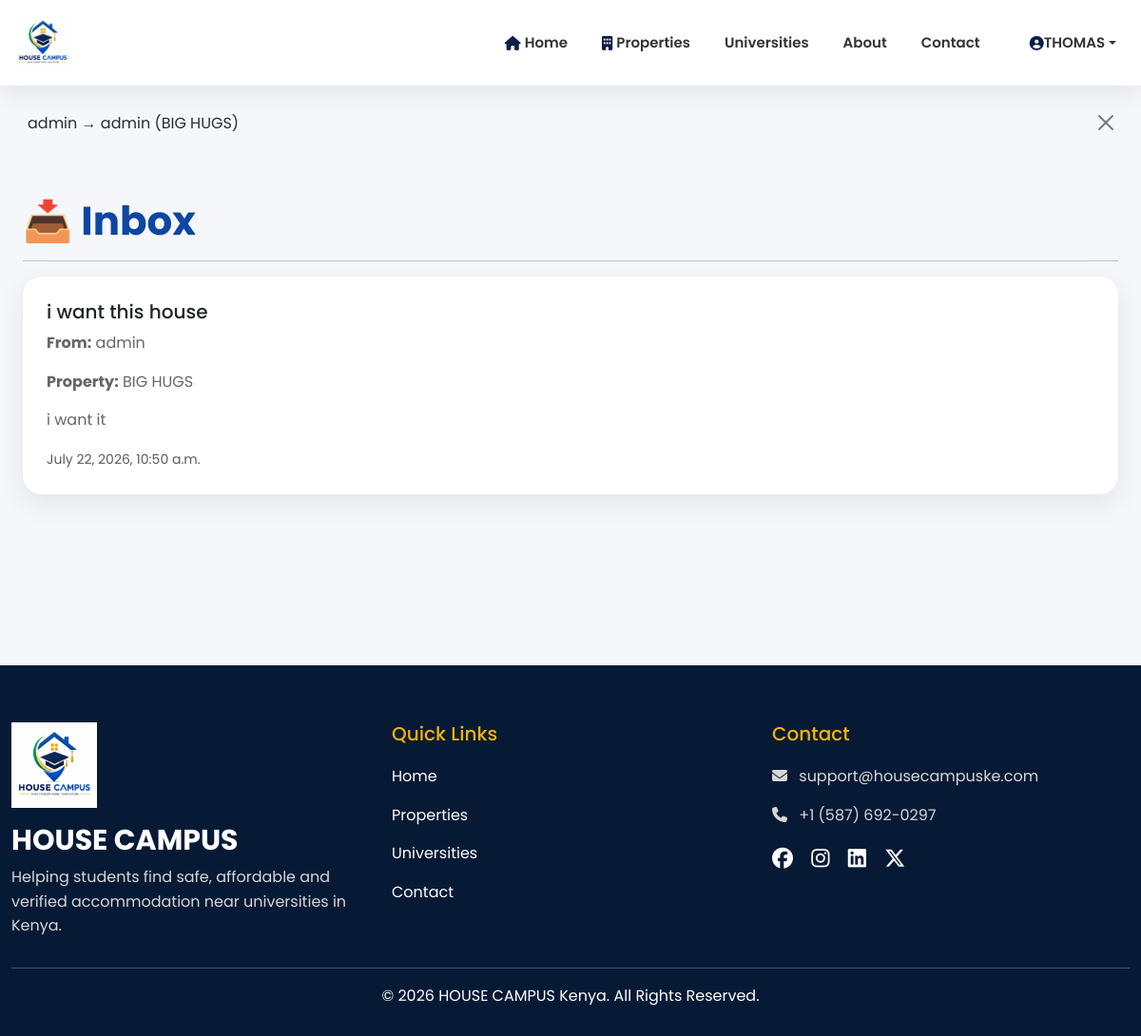
The app's page /messages/inbox/ (signed in) with its own data.
### accounts/models.py (models this page shows)
class User(AbstractUser):
    STUDENT = "student"
    LANDLORD = "landlord"
    ADMIN = "admin"
    ROLE_CHOICES = [
        (STUDENT, "Student"),
        (LANDLORD, "Landlord"),
        (ADMIN, "Admin"),
    ]
    role = models.CharField(
        max_length=20,
        choices=ROLE_CHOICES,
        default=STUDENT
    )
    phone = models.CharField(
        max_length=20,
        blank=True
    )
    whatsapp_number = models.CharField(
        max_length=20,
        blank=True,
        null=True,
        help_text="Example: 254712345678"
    )
    university = models.CharField(
        max_length=150,
        blank=True
    )
    county = models.CharField(
        max_length=100,
        blank=True
    )
    town = models.CharField(
        max_length=100,
        blank=True
    )
    profile_picture = models.ImageField(
        upload_to="profiles/",
        blank=True,
        null=True
    )
    verified = models.BooleanField(default=False)
    def __str__(self):
        return self.username

### messaging/models.py (models this page shows)
class Message(models.Model):
    sender = models.ForeignKey(
        settings.AUTH_USER_MODEL,
        on_delete=models.CASCADE,
        related_name="sent_messages",
    )
    receiver = models.ForeignKey(
        settings.AUTH_USER_MODEL,
        on_delete=models.CASCADE,
        related_name="received_messages",
    )
    property = models.ForeignKey(
        Property,
        on_delete=models.CASCADE,
        related_name="messages",
    )
    subject = models.CharField(max_length=200)
    message = models.TextField()
    is_read = models.BooleanField(default=False)
    created_at = models.DateTimeField(auto_now_add=True)
    class Meta:
        ordering = ["-created_at"]
    def __str__(self):
        return f"{self.sender} → {self.receiver} ({self.property.title})"

### properties/models.py (models this page shows, shortened)
class Property(models.Model):
    HOUSE_TYPES = [
        ("Bedsitter", "Bedsitter"),
        ("Silver House (Mabati)", "Silver House (Mabati)"),
        ("Hostel", "Hostel"),
        ("One Bedroom", "One Bedroom"),
        ("Two Bedroom", "Two Bedroom"),
        ("Shared Room", "Shared Room"),
        ("Self Contained", "Self Contained"),
    ]
    landlord = models.ForeignKey(
        settings.AUTH_USER_MODEL,
        on_delete=models.CASCADE,
        related_name="properties",
        null=True,
        blank=True,
    )
    title = models.CharField(max_length=200)
    house_type = models.CharField(
        max_length=50,
        choices=HOUSE_TYPES,
    )
    university = models.CharField(max_length=150)
    county = models.CharField(max_length=100)
    town = models.CharField(max_length=100)
    price = models.DecimalField(
        max_digits=10,
        decimal_places=2,
    )
    bedrooms = models.PositiveIntegerField(default=1)
    bathrooms = models.PositiveIntegerField(default=1)
    description = models.TextField()
    image = models.ImageField(
        upload_to="properties/",
        blank=True,
        null=True,
    )
    wifi = models.BooleanField(default=False)
    water = models.BooleanField(default=True)
    electricity = models.BooleanField(default=True)
    parking = models.BooleanField(default=False)
    distance_to_university = models.PositiveIntegerField(
        default=5,
        help_text="Distance to the university (minutes)",
    )
    available = models.BooleanField(default=True)
    created_at = models.DateTimeField(auto_now_add=True)
    class Meta:
        ordering = ["-created_at"]

### messaging/views.py (the view)
# urls.py: path("inbox/", views.inbox, name="inbox"),
@login_required
def inbox(request):
    inbox_messages = Message.objects.filter(receiver=request.user)
    return render(request, "messaging/inbox.html", {
        "messages": inbox_messages
    })

### messaging/templates/messaging/inbox.html (shortened to what this page needs)
{% extends "base.html" %}
{% block content %}
<div class="container mt-5">
    <h2>📥 Inbox</h2>
    <hr>
    {% if messages %}
    {% for message in messages %}
    <div class="card mb-3">
        <div class="card-body">
            <h5>{{ message.subject }}</h5>
            <p>
                <strong>From:</strong>
                {{ message.sender.username }}
            </p>
            <p>
                <strong>Property:</strong>
                {{ message.property.title }}
            </p>
            <p>{{ message.message }}</p>
            <small class="text-muted">
                {{ message.created_at }}
            </small>
        </div>
    </div>
    {% endfor %}
    {% else %}
    <div class="alert alert-info">
        No messages yet.
    </div>
    {% endif %}
</div>
{% endblock %}

### templates/base.html (shortened to what this page needs)
{% load static %}
<!DOCTYPE html>
<html lang="en">
<head>
    <link href="https://cdn.jsdelivr.net/npm/bootstrap@5.3.7/dist/css/bootstrap.min.css"
      rel="stylesheet">
    <link rel="stylesheet"
      href="https://cdnjs.cloudflare.com/ajax/libs/font-awesome/6.7.2/css/all.min.css">
    <link rel="stylesheet" href="{% static 'css/style.css' %}">
</head>
<body>
    <nav class="navbar navbar-expand-lg fixed-top">
        <div class="container">
            <a class="navbar-brand" href="/">
                <img src="{% static 'images/logo.png' %}" alt="HOUSE CAMPUS Logo" class="logo">
            </a>
            <div class="collapse navbar-collapse" id="navbarNav">
                <ul class="navbar-nav ms-auto align-items-center">
                    <li class="nav-item">
                        <a class="nav-link" href="/">
                            <i class="fa fa-home me-1"></i>
                            Home
                        </a>
                    </li>
                    <li class="nav-item">
                        <a class="nav-link" href="{% url 'properties:property_list' %}">
                            <i class="fa fa-building me-1"></i>
                            Properties
                        </a>
                    </li>
                    <li class="nav-item">
                        <a class="nav-link" href="#">
                            Universities
                        </a>
                    </li>
                    <li class="nav-item">
                        <a class="nav-link" href="#">
                            About
                        </a>
                    </li>
                    <li class="nav-item">
                        <a class="nav-link" href="#">
                            Contact
                        </a>
                    </li>
                    {% if user.is_authenticated %}
                    <li class="nav-item dropdown ms-3">
                        <a class="nav-link dropdown-toggle" data-bs-toggle="dropdown">
                            <i class="fa fa-user-circle"></i>
                            {{ user.first_name }}
                        </a>
                    </li>
                    {% endif %}
                </ul>
            </div>
        </div>
    </nav>
    <main>
        <div class="container">
            {% if messages %}
            {% for message in messages %}
            <div class="alert alert-{{ message.tags }} alert-dismissible fade show mt-3">
                {{ message }}
                <button class="btn-close" data-bs-dismiss="alert"></button>
            </div>
            {% endfor %}
            {% endif %}
            {% block content %}
            {% endblock %}
        </div>
    </main>
    <footer>
        <div class="container">
            <div class="row">
                <div class="col-lg-4">
                    <img src="{% static 'images/logo.png' %}" width="90">
                    <h3 class="mt-3">HOUSE CAMPUS</h3>
                    <p>
                        Helping students find safe, affordable and verified accommodation near
                        universities in Kenya.
                    </p>
                </div>
                <div class="col-lg-4">
                    <h5>Quick Links</h5>
                    <p><a href="/">Home</a></p>
                    <p><a href="{% url 'properties:property_list' %}">Properties</a></p>
                    <p><a href="#">Universities</a></p>
                    <p><a href="#">Contact</a></p>
                </div>
                <div class="col-lg-4">
                    <h5>Contact</h5>
                    <p>
                        <i class="fa fa-envelope me-2"></i>
                        support@housecampuske.com
                    </p>
                    <p>
                        <i class="fa fa-phone me-2"></i>
                        +1 (587) 692-0297
                    </p>
                    <div class="social mt-3">
                        <a href="#"><i class="fab fa-facebook"></i></a>
                        <a href="#"><i class="fab fa-instagram"></i></a>
                        <a href="#"><i class="fab fa-linkedin"></i></a>
                        <a href="#"><i class="fab fa-x-twitter"></i></a>
                    </div>
                </div>
            </div>
            <hr>
            <div class="text-center">
                © 2026 HOUSE CAMPUS Kenya. All Rights Reserved.
            </div>
        </div>
    </footer>
</body>
</html>

### static/css/style.css (style rules this page uses)
* { margin: 0; padding: 0; box-sizing: border-box; }
html { scroll-behavior: smooth; }
body { font-family: 'Poppins', sans-serif; background: #F5F7FB; color: #2B2B2B; overflow-x: hidden; line-height: 1.6; }
:root { --primary: #0B1F47; --secondary: #F7B731; --success: #22C55E; --danger: #EF4444; --warning: #F59E0B; --light: #F5F7FB; --white: #FFFFFF; --gray: #6B7280; --border: #E5E7EB; --shadow: 0 10px 30px rgba(0, 0, 0, .08); --radius: 18px; }
a { text-decoration: none; transition: .3s; }
h2 { font-size: 42px; font-weight: 700; color: var(--primary); }
h3 { font-size: 30px; font-weight: 700; }
h5 { font-size: 20px; }
p { color: #666; margin-bottom: 15px; }
.container { max-width: 1250px; }
.card { border: none; border-radius: 20px; overflow: hidden; background: white; box-shadow: var(--shadow); transition: .35s; }
.card-body { padding: 25px; }
img { max-width: 100%; }
.navbar { height: 90px; background: #fff; box-shadow: 0 12px 30px rgba(0, 0, 0, .08); }
.navbar-brand { display: flex; align-items: center; gap: 15px; font-size: 28px; font-weight: 700; color: var(--primary); }
.navbar-brand img { width: 65px; height: 65px; object-fit: contain; }
.navbar-nav { gap: 10px; }
.nav-link { color: #333 !important; font-weight: 600; padding: 10px 18px !important; border-radius: 12px; transition: .3s; }
.logo { width: 170px; margin: auto; display: block; transition: .3s; }
footer { background: #081B3D; color: white; padding: 90px 0 30px; }
footer p { color: #D7D7D7; }
footer a { color: #D7D7D7; transition: .3s; }
.fade { animation: fade .8s ease; }
img { transition: .35s; }
body { font-family: Poppins, sans-serif; background: #f5f7fb; overflow-x: hidden; }
:root { --primary: #0D47A1; --secondary: #1565C0; --gold: #F4B400; --green: #00A651; --light: #ffffff; --dark: #071A35; }
.navbar { background: #ffffff !important; box-shadow: 0 4px 18px rgba(0, 0, 0, 0.08); padding: 10px 0; min-height: 80px; z-index: 1050; }
.navbar .container { display: flex; align-items: center; }
.navbar-brand { display: flex; align-items: center; padding: 0; margin-right: 40px; }
.navbar-brand img { height: 60px; width: auto; object-fit: contain; }
.navbar-collapse { justify-content: flex-end; }
.navbar-nav { display: flex !important; flex-direction: row !important; align-items: center; gap: 8px; }
.navbar-nav .nav-item { display: flex; align-items: center; }
.nav-link { color: #333333 !important; font-weight: 500; font-size: 15px; padding: 10px 14px !important; margin: 0 !important; border-radius: 8px; white-space: nowrap; transition: all 0.3s ease; }
.nav-link i { color: var(--primary); }
main { margin-top: 100px; min-height: 75vh; }
footer { background: var(--dark); color: white; padding: 60px 0 30px; }
footer h5 { color: var(--gold); margin-bottom: 20px; }
footer a { color: white; text-decoration: none; }
.social a { color: white; margin-right: 15px; font-size: 22px; }
.navbar { height: 90px; background: #ffffff !important; box-shadow: 0 4px 18px rgba(0, 0, 0, 0.08); padding: 10px 0; z-index: 1050; }
.navbar-collapse { display: flex !important; justify-content: flex-end; }
.navbar-nav { display: flex !important; flex-direction: row !important; align-items: center !important; gap: 8px; margin-left: auto; }
.navbar-nav .nav-link { display: flex; align-items: center; color: #333333 !important; font-size: 15px; font-weight: 600; padding: 10px 14px !important; margin: 0 !important; border-radius: 8px; white-space: nowrap; transition: all 0.3s ease; }
.navbar-nav .nav-link i { color: #0B1F47; }

### templates/base.html (style rules this page uses)
body { font-family: Poppins, sans-serif; background: #f5f7fb; overflow-x: hidden; }
:root { --primary: #0D47A1; --secondary: #1565C0; --gold: #F4B400; --green: #00A651; --light: #ffffff; --dark: #071A35; }
.navbar { background: white; box-shadow: 0 8px 25px rgba(0, 0, 0, .08); padding: 15px 0; }
.navbar-brand { display: flex; align-items: center; font-weight: 700; color: var(--primary) !important; font-size: 28px; }
.navbar-brand img { height: 60px; margin-right: 10px; }
.nav-link { color: #444 !important; font-weight: 500; margin-left: 10px; }
main { margin-top: 100px; min-height: 75vh; }
footer { background: var(--dark); color: white; padding: 60px 0 30px; }
footer h5 { color: var(--gold); margin-bottom: 20px; }
footer a { color: white; text-decoration: none; }
.social a { color: white; margin-right: 15px; font-size: 22px; }

### records on screen
User: first_name "THOMAS"
Message: sender+receiver+property "admin → admin (BIG HUGS)", subject "i want this house", sender.username "admin", property "BIG HUGS", message "i want it", created_at "July 22, 2026, 10:50 a.m."
